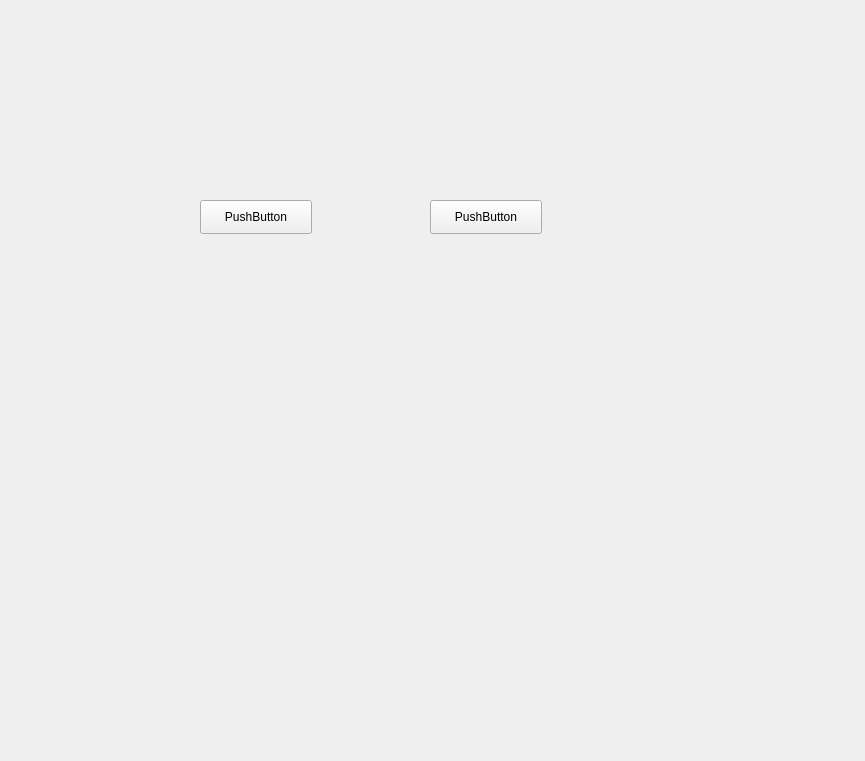
<?xml version="1.0" encoding="UTF-8"?>
<ui version="4.0">
 <class>Form</class>
 <widget class="QWidget" name="Form">
  <property name="geometry">
   <rect>
    <x>0</x>
    <y>0</y>
    <width>865</width>
    <height>761</height>
   </rect>
  </property>
  <property name="windowTitle">
   <string>Form</string>
  </property>
  <widget class="QLabel" name="label">
   <property name="geometry">
    <rect>
     <x>0</x>
     <y>10</y>
     <width>861</width>
     <height>741</height>
    </rect>
   </property>
   <property name="text">
    <string/>
   </property>
   <property name="pixmap">
    <pixmap resource="../../UI_Data/UI/start.qrc">:/新前缀/google-earth-view-1325.jpg</pixmap>
   </property>
  </widget>
  <widget class="QPushButton" name="pushButton">
   <property name="geometry">
    <rect>
     <x>200</x>
     <y>200</y>
     <width>112</width>
     <height>34</height>
    </rect>
   </property>
   <property name="text">
    <string>PushButton</string>
   </property>
  </widget>
  <widget class="QPushButton" name="pushButton_2">
   <property name="geometry">
    <rect>
     <x>430</x>
     <y>200</y>
     <width>112</width>
     <height>34</height>
    </rect>
   </property>
   <property name="text">
    <string>PushButton</string>
   </property>
  </widget>
 </widget>
 <resources>
  <include location="../../UI_Data/UI/start.qrc"/>
 </resources>
 <connections/>
</ui>
